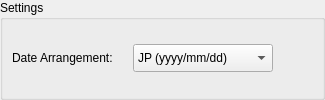
            <widget class="QWidget" name="page_10">
             <layout class="QVBoxLayout" name="verticalLayout_20">
              <property name="leftMargin">
               <number>0</number>
              </property>
              <property name="topMargin">
               <number>0</number>
              </property>
              <property name="rightMargin">
               <number>0</number>
              </property>
              <property name="bottomMargin">
               <number>0</number>
              </property>
              <item>
               <widget class="QGroupBox" name="GB_Auto3DaySkipper">
                <property name="title">
                 <string>Settings</string>
                </property>
                <layout class="QVBoxLayout" name="verticalLayout_19">
                 <item>
                  <layout class="QHBoxLayout" name="horizontalLayout_19">
                   <item>
                    <widget class="QLabel" name="label_14">
                     <property name="minimumSize">
                      <size>
                       <width>115</width>
                       <height>0</height>
                      </size>
                     </property>
                     <property name="text">
                      <string>Date Arrangement:</string>
                     </property>
                    </widget>
                   </item>
                   <item>
                    <widget class="QComboBox" name="Auto3DaySkipper_DateArrangement">
                     <property name="minimumSize">
                      <size>
                       <width>140</width>
                       <height>28</height>
                      </size>
                     </property>
                     <property name="maximumSize">
                      <size>
                       <width>140</width>
                       <height>16777215</height>
                      </size>
                     </property>
                     <item>
                      <property name="text">
                       <string>JP (yyyy/mm/dd)</string>
                      </property>
                     </item>
                     <item>
                      <property name="text">
                       <string>EU (dd/mm/yyyy)</string>
                      </property>
                     </item>
                     <item>
                      <property name="text">
                       <string>US (mm/dd/yyyy)</string>
                      </property>
                     </item>
                    </widget>
                   </item>
                   <item>
                    <spacer name="horizontalSpacer_16">
                     <property name="orientation">
                      <enum>Qt::Horizontal</enum>
                     </property>
                     <property name="sizeHint" stdset="0">
                      <size>
                       <width>40</width>
                       <height>20</height>
                      </size>
                     </property>
                    </spacer>
                   </item>
                  </layout>
                 </item>
                </layout>
               </widget>
              </item>
             </layout>
            </widget>
